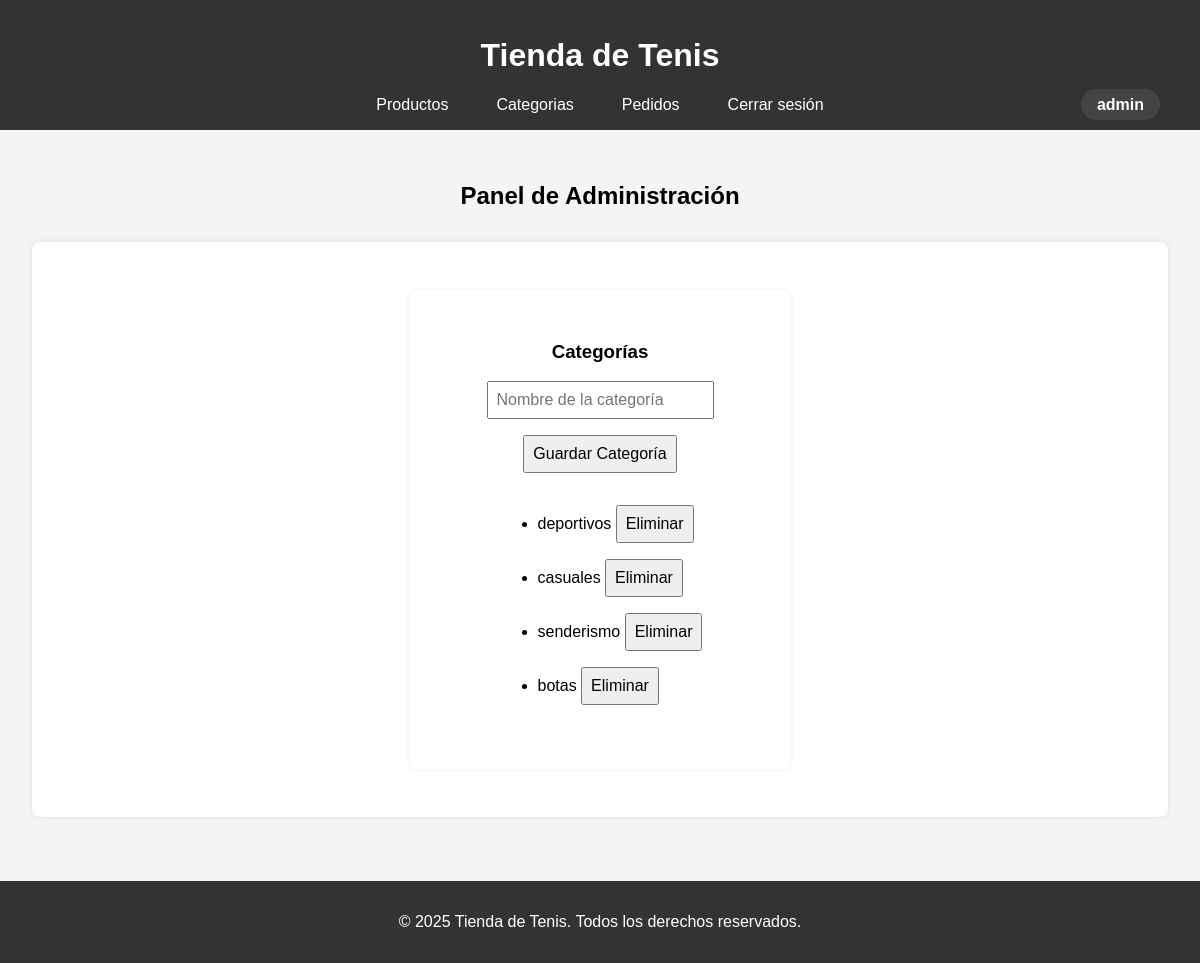
The page /index.php?accion=mostrarAdminCategorias (signed in) on the database as committed earlier.
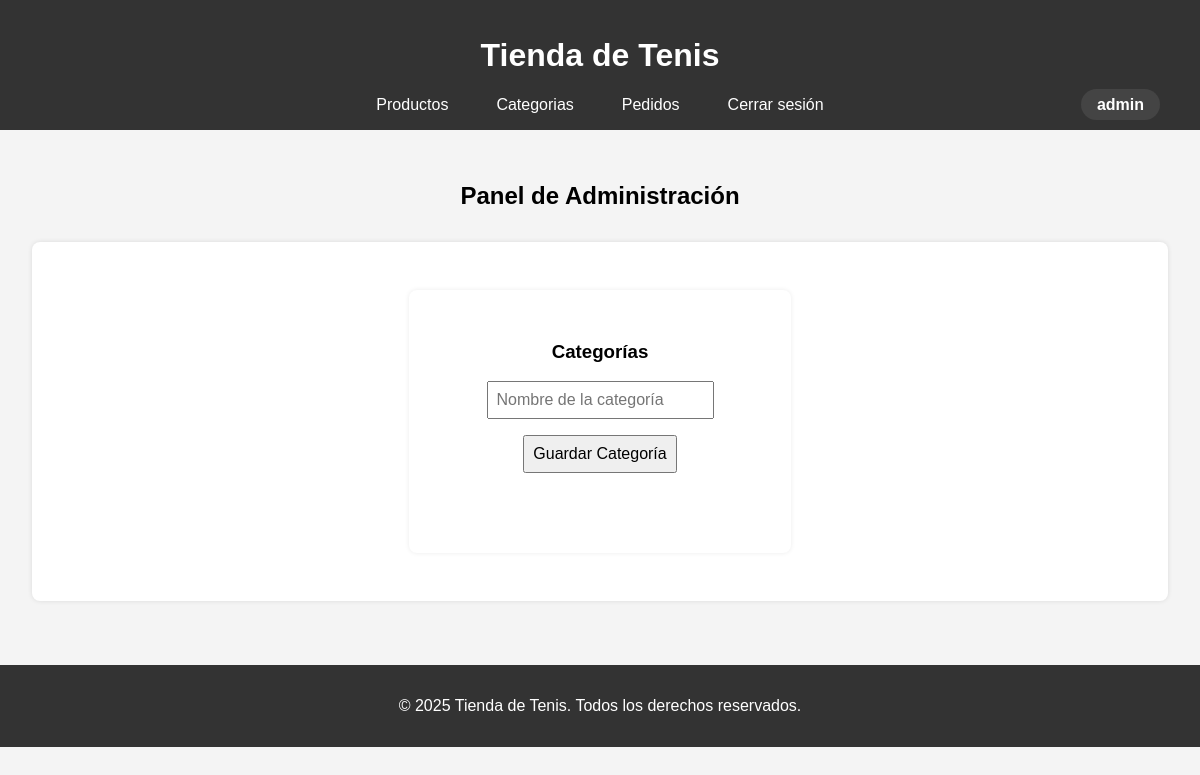
The same page on the database as committed later.
### tables this page shows
CREATE TABLE `categorias` (
  `id` int(11) NOT NULL,
  `nombre` varchar(100) NOT NULL
);

### Controlador/Controlador.php (called while the page is built, shortened)
<?php
class Controlador{
    public function mostrarCategorias() {
        $gestor = new Gestor();
        $categorias = $gestor->consultarCategorias();
        require 'Vista/html/admin/categorias.php';
    }
}
?>

### Modelo/Gestor.php (called while the page is built, shortened)
<?php
class Gestor {
    public function consultarCategorias() {
        $conexion = new Conexion();
        $conexion->abrir();
        $sql = "SELECT * FROM categorias";
        $conexion->consulta($sql);
        $result = $conexion->obtenerResult();
        return $result;
    }
}

### Modelo/Conexion.php (called while the page is built, shortened)
<?php
class Conexion {
    private $mySQLI;
    private $result;
    public function abrir(){
        $this->mySQLI = new mysqli("localhost","root","","tienda_tenis");
        if(mysqli_connect_error()){
            return 0;
        }
        else {
            return 1;
        }
    }
    public function consulta($sql){
        $this->sql = $sql;
        $this->result = $this->mySQLI->query($this->sql);
    }
    public function obtenerResult(){
        return $this->result;
    }
}

### Vista/html/admin/categorias.php (the view, shortened to what this page needs)
<!DOCTYPE html>
<html lang="es">
<head>
  <link rel="stylesheet" href="Vista/css/styles.css">
</head>
<body>
  <header>
    <h1>Tienda de Tenis</h1>
    <nav>
      <a href="index.php?accion=mostrarAdminProductos">Productos</a>
      <a href="index.php?accion=mostrarAdminCategorias">Categorias</a>
      <a href="index.php?accion=mostrarAdminPedidos">Pedidos</a>
      <a href="index.php?accion=cerrarSesion">Cerrar sesión</a>
      <?php if (isset($_SESSION['usuario'])): ?>
        <span class="usuario-nombre"><?php echo ($_SESSION['usuario']->nombre); ?></span>
      <?php endif; ?>
    </nav>
  </header>
  <section id="panel-admin">
    <h2>Panel de Administración</h2>
    <div class="admin-section">
      <form class="form-admin" action="index.php?accion=agregarCategoria" method="post">
        <h3>Categorías</h3>
        <input type="text" name="nombre" placeholder="Nombre de la categoría" required>
        <button type="submit">Guardar Categoría</button>
        <ul>
        <?php if(isset($categorias)){ ?>
          <?php while($cat = $categorias->fetch_object()){ ?>
            <li>
              <?php echo htmlspecialchars($cat->nombre); ?>
              <a href="index.php?accion=eliminarCategoria&id=<?php echo $cat->id; ?>" onclick="return confirm('Esta seguro que quiere eliminar esta categoria?');">
                <button type="button">Eliminar</button>
              </a>
            </li>
          <?php }; ?>
        <?php }; ?>
      </ul>
      </form>
    </div>
  </section>
  <footer>
    <p>&copy; 2025 Tienda de Tenis. Todos los derechos reservados.</p>
  </footer>
</body>
</html>

### index.php (shortened to what this page needs)
<?php
require_once 'Controlador/Controlador.php';
require_once 'Modelo/Conexion.php';
require_once 'Modelo/Gestor.php';
$controlador = new Controlador();
if (isset($_GET["accion"])) {
    if ($_GET["accion"] == "mostrarLogin"){
        $controlador->verPagina('Vista/html/loginAdmin.php');
    }
    elseif ($_GET["accion"] == "procesarLogin"){
        $controlador->procesarLogin($_POST["correo"], $_POST["password"]);
    }
    elseif ($_GET["accion"] == "mostrarAdminProductos"){
        $controlador->requireLogin();
        $controlador->mostrarProductos();
    }
    elseif ($_GET["accion"] == "mostrarAgregarProducto") {
        $controlador->requireLogin();
        $controlador->mostrarAgregarProducto();
    }
    elseif ($_GET["accion"] == "mostrarEditarProducto") {
        $controlador->requireLogin();
        $controlador->mostrarEditarProducto($_GET["id"]);
    }
    elseif ($_GET["accion"] == "editarProducto") {
        $controlador->requireLogin();
        $controlador->editarProductos($_POST, $_FILES);
    }
    elseif ($_GET["accion"] == "eliminarProducto") {
        $controlador->requireLogin();
        $controlador->eliminarProductos($_GET["id"]);
    }
    elseif ($_GET["accion"] == "mostrarAdminCategorias"){
        $controlador->requireLogin();
        $controlador->mostrarCategorias();
    }
    elseif ($_GET["accion"] == "agregarCategoria") {
        $controlador->requireLogin();
        $controlador->agregarCategorias($_POST);
    }
    elseif ($_GET["accion"] == "eliminarCategoria") {
        $controlador->requireLogin();
        $controlador->eliminarCategorias($_GET["id"]);
    }
    elseif ($_GET["accion"] == "mostrarAdminPedidos"){
        $controlador->requireLogin();
        $controlador->mostrarPedidos();
    }
    elseif ($_GET["accion"] == "mostrarRegister") {
        $controlador->mostrarRegister();
    }
    elseif ($_GET["accion"] == "registrarUsuario") {
        $controlador->registrarUsuario($_POST);
    }
    elseif ($_GET["accion"] == "solicitarPedido") {
        $controlador->mostrarFormularioPedido($_POST["id_producto"]);
    }
    elseif ($_GET["accion"] == "guardarPedido") {
        $controlador->guardarPedido($_POST);
    }
    elseif ($_GET["accion"] == "cerrarSesion") {
        session_destroy();
        header("Location: index.php");
        exit;
    }
    elseif ($_GET["accion"] == "filtrarCategorias") {
        $controlador->filtrarCategorias(
            $_GET["categoria"]);
    }
}
else {
    $controlador->mostrarCatalogo();
}
?>

### Vista/css/styles.css (style rules this page uses)
body { font-family: Arial, sans-serif; margin: 0; padding: 0; background-color: #f4f4f4; }
header { background-color: #333; color: white; padding: 1rem; text-align: center; }
nav a { color: white; margin: 0 1rem; text-decoration: none; }
section { padding: 2rem; }
form { display: flex; flex-direction: column; align-items: center; justify-content: center; max-width: 350px; margin: 2rem auto; background: #fff; padding: 2rem 1rem; border-radius: 8px; box-shadow: 0 0 5px rgba(0,0,0,0.08); }
form input, form button, form select { margin-bottom: 1rem; padding: 0.5rem; font-size: 1rem; }
.admin-section { margin-top: 2rem; background: #fff; padding: 1rem; border-radius: 8px; box-shadow: 0 0 5px rgba(0,0,0,0.1); }
footer { background-color: #333; color: white; text-align: center; padding: 1rem; margin-top: 2rem; }
h2 { text-align: center; }
nav { display: flex; align-items: center; justify-content: center; position: relative; gap: 1rem; }
.usuario-nombre { font-weight: bold; color: #fff; background: #444; padding: 0.4rem 1rem; border-radius: 16px; position: absolute; right: 1.5rem; }

Rows that differ between the two databases and show on the page:
removed categorias: nombre "deportivos"
removed categorias: nombre "casuales"
removed categorias: nombre "senderismo"
removed categorias: nombre "botas"
